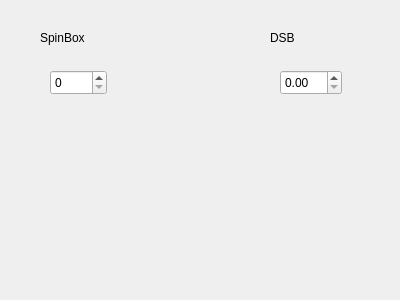
<?xml version="1.0" encoding="UTF-8"?>
<ui version="4.0">
 <class>Form</class>
 <widget class="QWidget" name="Form">
  <property name="geometry">
   <rect>
    <x>0</x>
    <y>0</y>
    <width>400</width>
    <height>300</height>
   </rect>
  </property>
  <property name="windowTitle">
   <string>Form</string>
  </property>
  <widget class="QSpinBox" name="spinBox">
   <property name="geometry">
    <rect>
     <x>50</x>
     <y>70</y>
     <width>57</width>
     <height>25</height>
    </rect>
   </property>
  </widget>
  <widget class="QDoubleSpinBox" name="doubleSpinBox">
   <property name="geometry">
    <rect>
     <x>280</x>
     <y>70</y>
     <width>62</width>
     <height>25</height>
    </rect>
   </property>
  </widget>
  <widget class="QLabel" name="label">
   <property name="geometry">
    <rect>
     <x>40</x>
     <y>30</y>
     <width>62</width>
     <height>16</height>
    </rect>
   </property>
   <property name="text">
    <string>SpinBox</string>
   </property>
  </widget>
  <widget class="QLabel" name="label_2">
   <property name="geometry">
    <rect>
     <x>270</x>
     <y>30</y>
     <width>62</width>
     <height>16</height>
    </rect>
   </property>
   <property name="text">
    <string>DSB</string>
   </property>
  </widget>
 </widget>
 <resources/>
 <connections/>
</ui>
